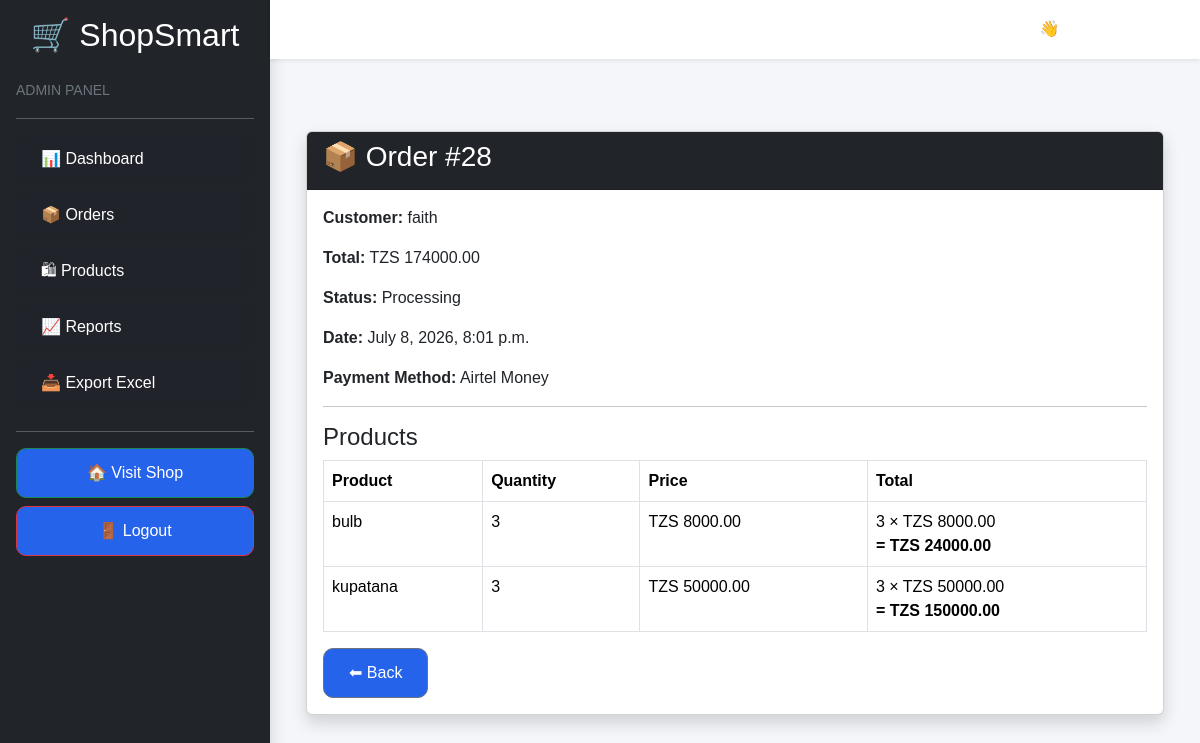
The page /order-details/28/ (signed in) on the database its author committed.
### orders/models.py (models this page shows, shortened)
class Order(models.Model):
    STATUS_CHOICES = (
        ('Pending', 'Pending'),
        ('Approved', 'Approved'),
        ('Processing', 'Processing'),
        ('Out for Delivery', 'Out for Delivery'),
        ('Delivered', 'Delivered'),
    )
    customer = models.ForeignKey(
        User,
        on_delete=models.CASCADE
    )
    total_amount = models.DecimalField(
        max_digits=12,
        decimal_places=2
    )
    status = models.CharField(
        max_length=30,
        choices=STATUS_CHOICES,
        default='Pending'
    )
    created_at = models.DateTimeField(
        auto_now_add=True
    )

class OrderItem(models.Model):
    order = models.ForeignKey(
        Order,
        on_delete=models.CASCADE
    )
    product = models.ForeignKey(
        Product,
        on_delete=models.CASCADE
    )
    quantity = models.IntegerField()
    price = models.DecimalField(
        max_digits=12,
        decimal_places=2
    )
    @property
    def subtotal(self):
        return self.quantity * self.price

### payments/models.py (models this page shows)
class Payment(models.Model):
    order = models.ForeignKey(
        Order,
        on_delete=models.CASCADE
    )
    amount = models.DecimalField(
        max_digits=10,
        decimal_places=2
    )
    method = models.CharField(
        max_length=50
    )
    created_at = models.DateTimeField(
        auto_now_add=True
    )

### products/models.py (models this page shows, shortened)
class Product(models.Model):
    category = models.ForeignKey(
        Category,
        on_delete=models.CASCADE
    )
    name = models.CharField(max_length=200)
    description = models.TextField()
    price = models.DecimalField(
        max_digits=12,
        decimal_places=2
    )
    stock = models.IntegerField()
    image = models.ImageField(
        upload_to='products/',
        blank=True,
        null=True
    )

### dashboard/views.py (the view)
@login_required
@user_passes_test(admin_required)
def order_details(request, order_id):
    order = get_object_or_404(
        Order,
        id=order_id
    )
    items = OrderItem.objects.filter(
        order=order
    )
    payment = Payment.objects.filter(
        order=order
    ).first()
    return render(
        request,
        'dashboard/order_details.html',
        {
            'order': order,
            'items': items,
            'payment': payment,
        }
    )

### dashboard/views.py (called while the page is built)
def admin_required(user):
    return user.is_superuser

### templates/dashboard/order_details.html
{% extends 'admin_base.html' %}
{% block content %}
<div class="container mt-5">
<div class="card shadow">
<div class="card-header bg-dark text-white">
<h3>📦 Order #{{ order.id }}</h3>
</div>
<div class="card-body">
<p><strong>Customer:</strong> {{ order.customer.username }}</p>
<p><strong>Total:</strong> TZS {{ order.total_amount }}</p>
<p><strong>Status:</strong> {{ order.status }}</p>
<p><strong>Date:</strong> {{ order.created_at }}</p>
{% if payment %}
<p><strong>Payment Method:</strong> {{ payment.method }}</p>
{% endif %}
<hr>
<h4>Products</h4>
<table class="table table-bordered">
<thead>
<tr>
<th>Product</th>
<th>Quantity</th>
<th>Price</th>
<th>Total</th>
</tr>
</thead>
<tbody>
{% for item in items %}
<tr>
<td>{{ item.product.name }}</td>
<td>{{ item.quantity }}</td>
<td>TZS {{ item.price }}</td>
<td>
    {{ item.quantity }} × TZS {{ item.price }}
    <br>
    <strong>= TZS {{ item.subtotal }}</strong>
</td>
</tr>
{% endfor %}
</tbody>
</table>
<a href="{% url 'manage_orders' %}"
class="btn btn-secondary">
⬅ Back
</a>
</div>
</div>
</div>
{% endblock %}

### static/css/style.css (style rules this page uses)
* { margin:0; padding:0; box-sizing:border-box; }
body { font-family:'Segoe UI',sans-serif; background:#f4f7fb; }
* { margin:0; padding:0; box-sizing:border-box; font-family:Arial, sans-serif; }
body { background:#f4f6f9; }
.btn { padding:12px 25px; background:#2563eb; color:white; text-decoration:none; border-radius:8px; }
body { background:#f5f7fa; min-height:100vh; }
.card { transition:.4s; }
.btn { border-radius:10px; }

### rows shown on the page
Order: id "28", customer.username "faith", total_amount "174000.00", status "Processing", created_at "July 8, 2026, 8:01 p.m."
Payment: method "Airtel Money"
OrderItem: product.name "bulb", quantity "3", price "8000.00", subtotal "24000.00"
OrderItem: product.name "kupatana", quantity "3", price "50000.00", subtotal "150000.00"
